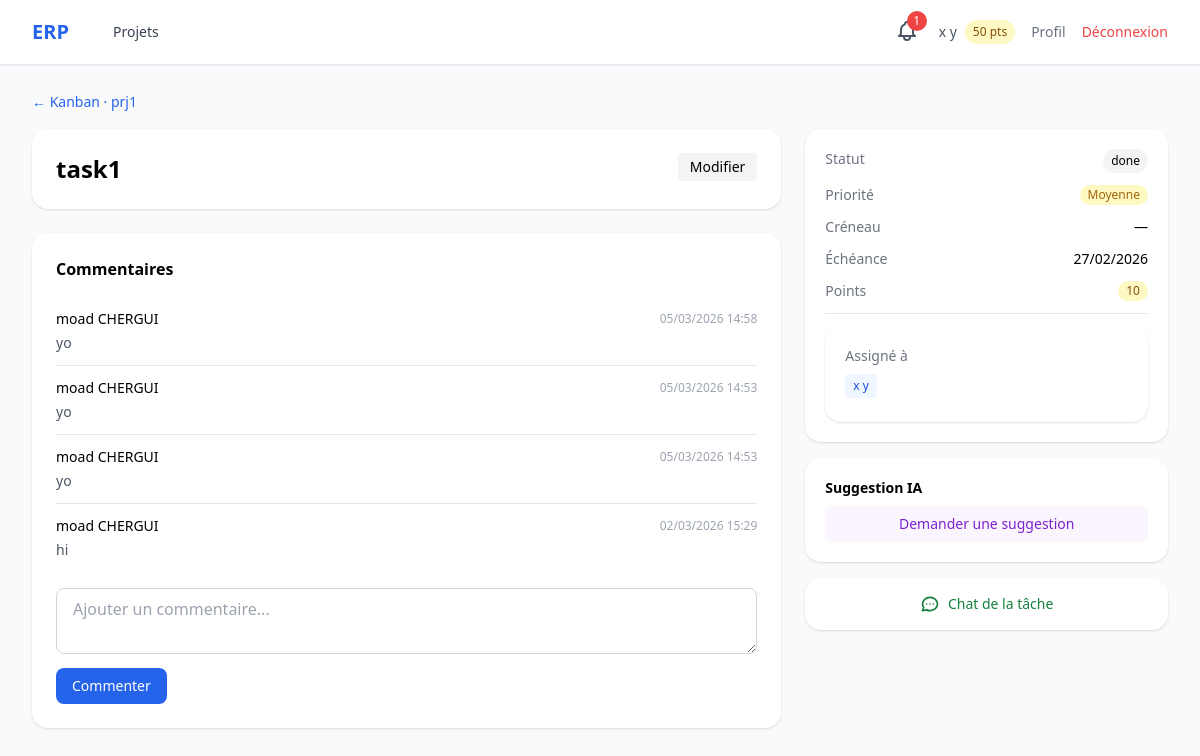
/projects/task/3/ (signed in), run on the app's committed database.
### accounts/models.py (models this page shows, shortened)
class User(AbstractUser):
    class Role(models.TextChoices):
        ADMIN = 'admin', 'Administrateur'
        HR_MANAGER = 'hr_manager', 'Responsable RH'
        PROJECT_MANAGER = 'project_manager', 'Chef de Projet'
        TEAM_MEMBER = 'team_member', "Membre d'Équipe"
    role = models.CharField(max_length=20, choices=Role.choices, default=Role.TEAM_MEMBER)
    skills = models.TextField(blank=True, help_text="Compétences séparées par des virgules")
    avatar = models.ImageField(upload_to='avatars/', blank=True, null=True)
    reward_points = models.IntegerField(default=0)
    department = models.ForeignKey(
        Department, on_delete=models.SET_NULL, null=True, blank=True,
        related_name='members', verbose_name="Département"
    )
    @property
    def is_hr(self):
        return self.role == self.Role.HR_MANAGER
    @property
    def is_project_manager(self):
        return self.role == self.Role.PROJECT_MANAGER

### projects/models.py (models this page shows, shortened)
class Task(models.Model):
    class Priority(models.TextChoices):
        LOW = 'low', 'Basse'
        MEDIUM = 'medium', 'Moyenne'
        HIGH = 'high', 'Haute'
        URGENT = 'urgent', 'Urgente'
    class TimeSlot(models.TextChoices):
        MORNING = 'morning', 'Matin'
        AFTERNOON = 'afternoon', 'Après-midi'
    project = models.ForeignKey(Project, on_delete=models.CASCADE, related_name='tasks')
    title = models.CharField(max_length=200, verbose_name="Titre")
    description = models.TextField(blank=True, verbose_name="Description")
    status = models.CharField(max_length=50, default='todo', verbose_name="Statut")
    priority = models.CharField(max_length=10, choices=Priority.choices,
                                 default=Priority.MEDIUM)
    time_slot = models.CharField(max_length=10, choices=TimeSlot.choices,
                                  blank=True, verbose_name="Créneau")
    assigned_to = models.ManyToManyField(settings.AUTH_USER_MODEL, blank=True,
                                          related_name='assigned_tasks')
    deadline = models.DateField(null=True, blank=True, verbose_name="Échéance")
    points = models.IntegerField(default=10, verbose_name="Points de récompense")
    completed_at = models.DateTimeField(null=True, blank=True)
    created_at = models.DateTimeField(auto_now_add=True)
    updated_at = models.DateTimeField(auto_now=True)
    class Meta:
        ordering = ['-priority', 'deadline']
        verbose_name = "Tâche"
    @property
    def is_overdue(self):
        if self.deadline and self.status != 'done':
            return self.deadline < timezone.now().date()
        return False
    @property
    def deadline_approaching(self):
        if self.deadline and self.status != 'done':
            delta = (self.deadline - timezone.now().date()).days
            return 0 <= delta <= 2
        return False

class Project(models.Model):
    name = models.CharField(max_length=200, verbose_name="Nom du projet")
    description = models.TextField(blank=True, verbose_name="Description")
    start_date = models.DateField(verbose_name="Date de début")
    end_date = models.DateField(verbose_name="Date de fin")
    manager = models.ForeignKey(settings.AUTH_USER_MODEL, on_delete=models.CASCADE,
                                 related_name='managed_projects')
    members = models.ManyToManyField(settings.AUTH_USER_MODEL, blank=True,
                                     related_name='projects')
    created_at = models.DateTimeField(auto_now_add=True)
    class Meta:
        ordering = ['-created_at']
        verbose_name = "Projet"

class Comment(models.Model):
    task = models.ForeignKey(Task, on_delete=models.CASCADE, related_name='comments')
    author = models.ForeignKey(settings.AUTH_USER_MODEL, on_delete=models.CASCADE)
    content = models.TextField(verbose_name="Commentaire")
    created_at = models.DateTimeField(auto_now_add=True)
    class Meta:
        ordering = ['-created_at']

### projects/views.py (the view)
# urls.py: path('task/<int:pk>/', views.task_detail, name='task_detail'),
@login_required
def task_detail(request, pk):
    task = get_object_or_404(Task, pk=pk)
    comment_form = CommentForm()
    comments = task.comments.select_related('author').all()
    return render(request, 'projects/task_detail.html', {
        'task': task, 'comment_form': comment_form, 'comments': comments,
    })

### projects/forms.py
class CommentForm(forms.ModelForm):
    class Meta:
        model = Comment
        fields = ['content']
        widgets = {
            'content': forms.Textarea(attrs={
                'class': tw, 'rows': 2, 'placeholder': 'Ajouter un commentaire...'
            }),
        }

### notifications/context_processors.py (called while the page is built)
def unread_notifications_count(request):
    if request.user.is_authenticated:
        count = request.user.notifications.filter(is_read=False).count()
    else:
        count = 0
    return {'unread_notifications_count': count}

### templates/projects/task_detail.html (shortened to what this page needs)
{% extends 'base.html' %}
{% block content %}
<div class="mb-4">
    <a href="{% url 'projects:kanban_board' task.project.pk %}" class="text-blue-600 text-sm hover:underline">← Kanban · {{ task.project.name }}</a>
</div>
<div class="grid grid-cols-1 lg:grid-cols-3 gap-6">
    <div class="lg:col-span-2 space-y-6">
        <div class="bg-white rounded-2xl shadow p-6">
            <div class="flex justify-between items-start">
                <h1 class="text-2xl font-bold">{{ task.title }}</h1>
                <div class="flex space-x-2">
                    {% if user.is_superuser or user.role == 'admin' or user.is_project_manager or user in task.assigned_to.all %}
                    <a href="{% url 'projects:task_edit' task.pk %}" class="text-sm bg-gray-100 px-3 py-1 rounded hover:bg-gray-200">Modifier</a>
                    {% endif %}
                </div>
            </div>
        </div>
        <div class="bg-white rounded-2xl shadow p-6">
            <h2 class="font-bold mb-4">Commentaires</h2>
            <div id="comments-section">
                {% include 'projects/partials/comments.html' %}
            </div>
            <form hx-post="{% url 'projects:task_add_comment' task.pk %}" hx-target="#comments-section" hx-swap="innerHTML" class="mt-4">
                {{ comment_form.content }}
                <button type="submit" class="mt-2 bg-blue-600 text-white px-4 py-2 rounded-lg text-sm hover:bg-blue-700">Commenter</button>
            </form>
        </div>
    </div>
    <div class="space-y-4">
        <div class="bg-white rounded-2xl shadow p-5 text-sm space-y-3">
            <div class="flex justify-between">
                <span class="text-gray-500">Statut</span>
                <span class="px-2 py-1 rounded-full bg-gray-100 text-xs">{{ task.status }}</span>
            </div>
            <div class="flex justify-between">
                <span class="text-gray-500">Priorité</span>
                <span class="text-xs px-2 py-0.5 rounded-full {% if task.priority == 'urgent' %}bg-red-100 text-red-700{% elif task.priority == 'high' %}bg-orange-100 text-orange-700{% elif task.priority == 'medium' %}bg-yellow-100 text-yellow-700{% else %}bg-gray-100 text-gray-600{% endif %}">{{ task.get_priority_display }}</span>
            </div>
            <div class="flex justify-between">
                <span class="text-gray-500">Créneau</span>
                <span>{{ task.get_time_slot_display|default:"—" }}</span>
            </div>
            <div class="flex justify-between">
                <span class="text-gray-500">Échéance</span>
                <span class="{% if task.is_overdue %}text-red-600 font-bold{% elif task.deadline_approaching %}text-orange-500{% endif %}">{{ task.deadline|date:"d/m/Y"|default:"—" }}</span>
            </div>
            <div class="flex justify-between">
                <span class="text-gray-500">Points</span>
                <span class="bg-yellow-100 text-yellow-800 px-2 py-0.5 rounded-full text-xs">{{ task.points }}</span>
            </div>
            <div class="border-t pt-3">
                {% include 'projects/partials/task_assignees.html' %}
            </div>
        </div>
        <div class="bg-white rounded-2xl shadow p-5">
            <h3 class="font-bold text-sm mb-2">Suggestion IA</h3>
            <div id="ai-suggestion">
                <button hx-get="{% url 'projects:ai_suggest' task.pk %}" hx-target="#ai-suggestion" hx-swap="innerHTML" class="w-full bg-purple-50 text-purple-700 px-3 py-2 rounded-lg text-sm hover:bg-purple-100">
                    Demander une suggestion
                </button>
            </div>
        </div>
        <a href="{% url 'messaging:task_chat' task.pk %}" class="flex items-center justify-center gap-2 bg-white rounded-2xl shadow p-4 text-green-700 hover:bg-green-50 transition-colors font-medium text-sm">
            <svg class="w-5 h-5" fill="none" stroke="currentColor" viewBox="0 0 24 24">
                <path stroke-linecap="round" stroke-linejoin="round" stroke-width="2" d="M8 12h.01M12 12h.01M16 12h.01M21 12c0 4.418-4.03 8-9 8a9.863 9.863 0 01-4.255-.949L3 20l1.395-3.72C3.512 15.042 3 13.574 3 12c0-4.418 4.03-8 9-8s9 3.582 9 8z" />
            </svg>
            Chat de la tâche
        </a>
    </div>
</div>
{% endblock %}

### templates/base.html (shortened to what this page needs)
<!doctype html>
<html lang="fr" class="h-full bg-gray-50">
  <head>
    <script src="https://cdn.tailwindcss.com"></script>
  </head>
  <body class="h-full" hx-headers='{"X-CSRFToken": "{{ csrf_token }}"}'>
    <div class="min-h-full">
      <nav class="bg-white shadow-sm border-b">
        <div class="mx-auto max-w-7xl px-4 sm:px-6 lg:px-8">
          <div class="flex h-16 items-center justify-between">
            <div class="flex items-center space-x-8">
              <a
                href="{% url 'projects:dashboard' %}"
                class="text-xl font-bold text-blue-600"
                >ERP</a
              >
              {% if user.is_authenticated %}
              <div class="flex space-x-4">
                <a
                  href="{% url 'projects:dashboard' %}"
                  class="text-gray-700 hover:text-blue-600 px-3 py-2 text-sm font-medium"
                  >Projets</a
                >
              </div>
              {% endif %}
            </div>
            <div class="flex items-center space-x-4">
              {% if user.is_authenticated %}
              <div class="relative" id="notif-wrapper">
                <button
                  id="notif-btn"
                  onclick="toggleNotif(event)"
                  hx-get="{% url 'notifications:dropdown' %}"
                  hx-target="#notif-dropdown-panel"
                  hx-swap="innerHTML"
                  hx-trigger="click"
                  class="relative text-gray-600 hover:text-blue-600 p-1"
                >
                  {% if unread_notifications_count %}
                  <span id="notif-badge" class="absolute -top-1 -right-1 bg-red-500 text-white text-xs rounded-full w-5 h-5 flex items-center justify-center">{{ unread_notifications_count }}</span>
                  {% endif %}
                </button>
              </div>
              <div class="flex items-center space-x-2">
                <span class="text-sm text-gray-600"
                  >{{ user.get_full_name|default:user.username }}</span
                >
                <span
                  class="bg-yellow-100 text-yellow-800 text-xs px-2 py-1 rounded-full"
                  >{{ user.reward_points }} pts</span
                >
              </div>
              <a
                href="{% url 'accounts:profile' %}"
                class="text-sm text-gray-500 hover:text-blue-600"
                >Profil</a
              >
              <a
                href="{% url 'accounts:logout' %}"
                class="text-sm text-red-500 hover:text-red-700"
                >Déconnexion</a
              >
              {% else %}
              <a
                href="{% url 'accounts:login' %}"
                class="text-sm text-blue-600 hover:text-blue-800 font-medium"
                >Connexion</a
              >
              {% endif %}
            </div>
          </div>
        </div>
      </nav>
      <main class="mx-auto max-w-7xl px-4 sm:px-6 lg:px-8 py-6">
        {% block content %}{% endblock %}
      </main>
    </div>
  </body>
</html>

### templates/projects/partials/comments.html
{% for comment in comments %}
<div class="border-b py-3 last:border-0">
    <div class="flex justify-between items-center">
        <span class="font-medium text-sm">{{ comment.author.get_full_name|default:comment.author.username }}</span>
        <span class="text-xs text-gray-400">{{ comment.created_at|date:"d/m/Y H:i" }}</span>
    </div>
    <p class="text-sm text-gray-600 mt-1">{{ comment.content }}</p>
</div>
{% empty %}
<p class="text-gray-400 text-sm">Aucun commentaire.</p>
{% endfor %}

### templates/projects/partials/task_assignees.html (shortened to what this page needs)
<div class="bg-white rounded-2xl shadow p-5 text-sm" id="assignee-section">
    <div class="flex justify-between items-center mb-2">
        <span class="text-gray-500 font-medium">Assigné à</span>
    </div>
    {% for u in task.assigned_to.all %}
    <span class="inline-block text-xs bg-blue-50 text-blue-700 px-2 py-1 rounded mb-1">
        {{ u.get_full_name|default:u.username }}
    </span>
    {% empty %}
    <span class="text-gray-400 text-xs">Personne</span>
    {% endfor %}
</div>

### data on the page
User: get_full_name "x y", reward_points "50"
Task: project.name "prj1", title "task1", status "done", priority "Moyenne", time_slot "—", deadline "27/02/2026", points "10"
Comment: author.get_full_name "moad CHERGUI", created_at "05/03/2026 14:58", content "yo"
Comment: author.get_full_name "moad CHERGUI", created_at "05/03/2026 14:53", content "yo"
Comment: author.get_full_name "moad CHERGUI", created_at "05/03/2026 14:53", content "yo"
Comment: author.get_full_name "moad CHERGUI", created_at "02/03/2026 15:29", content "hi"

### other printed values
{{ unread_notifications_count }} "1"
